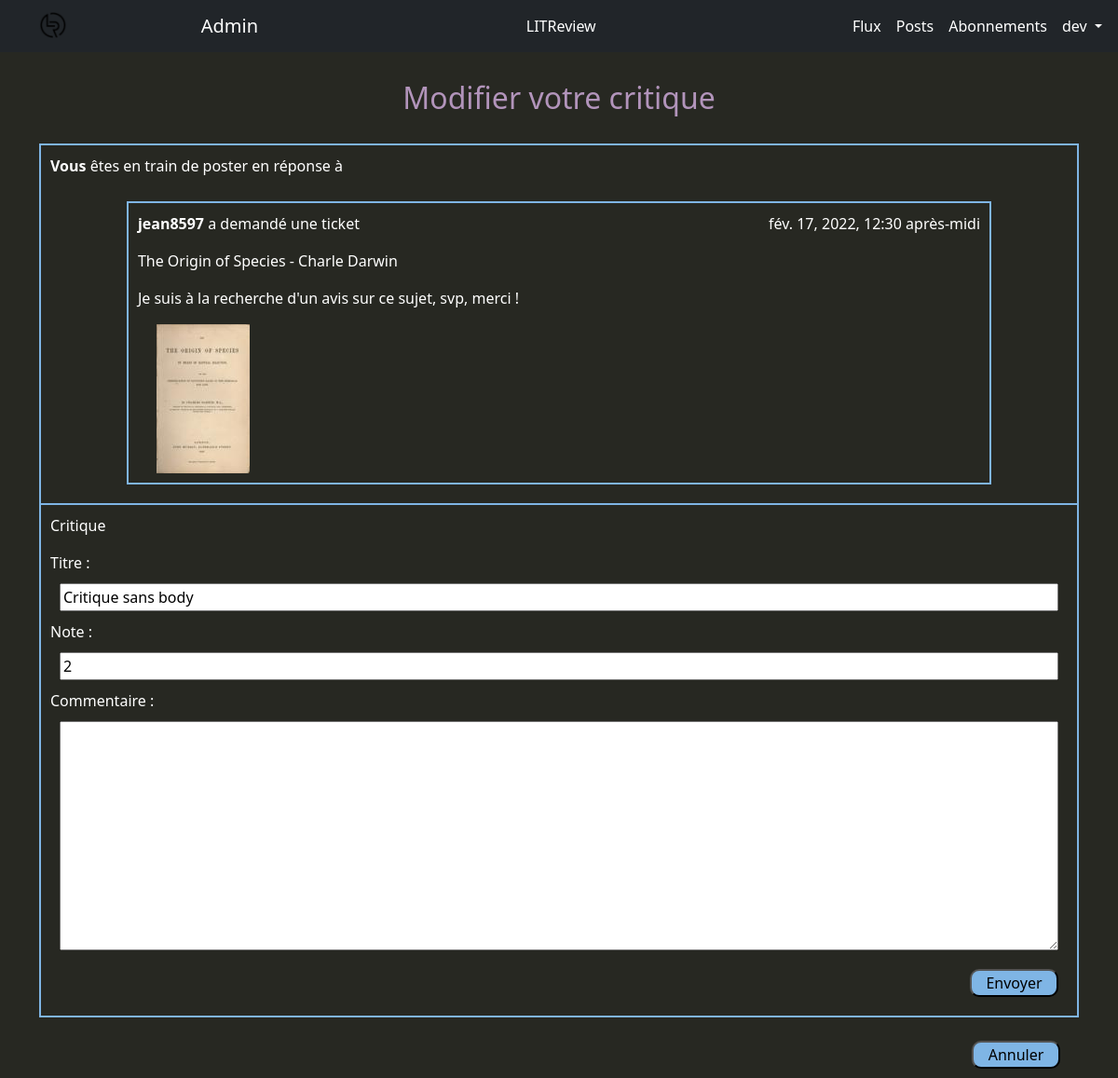
The app's page /flux/reviews/6 (signed in), older data.
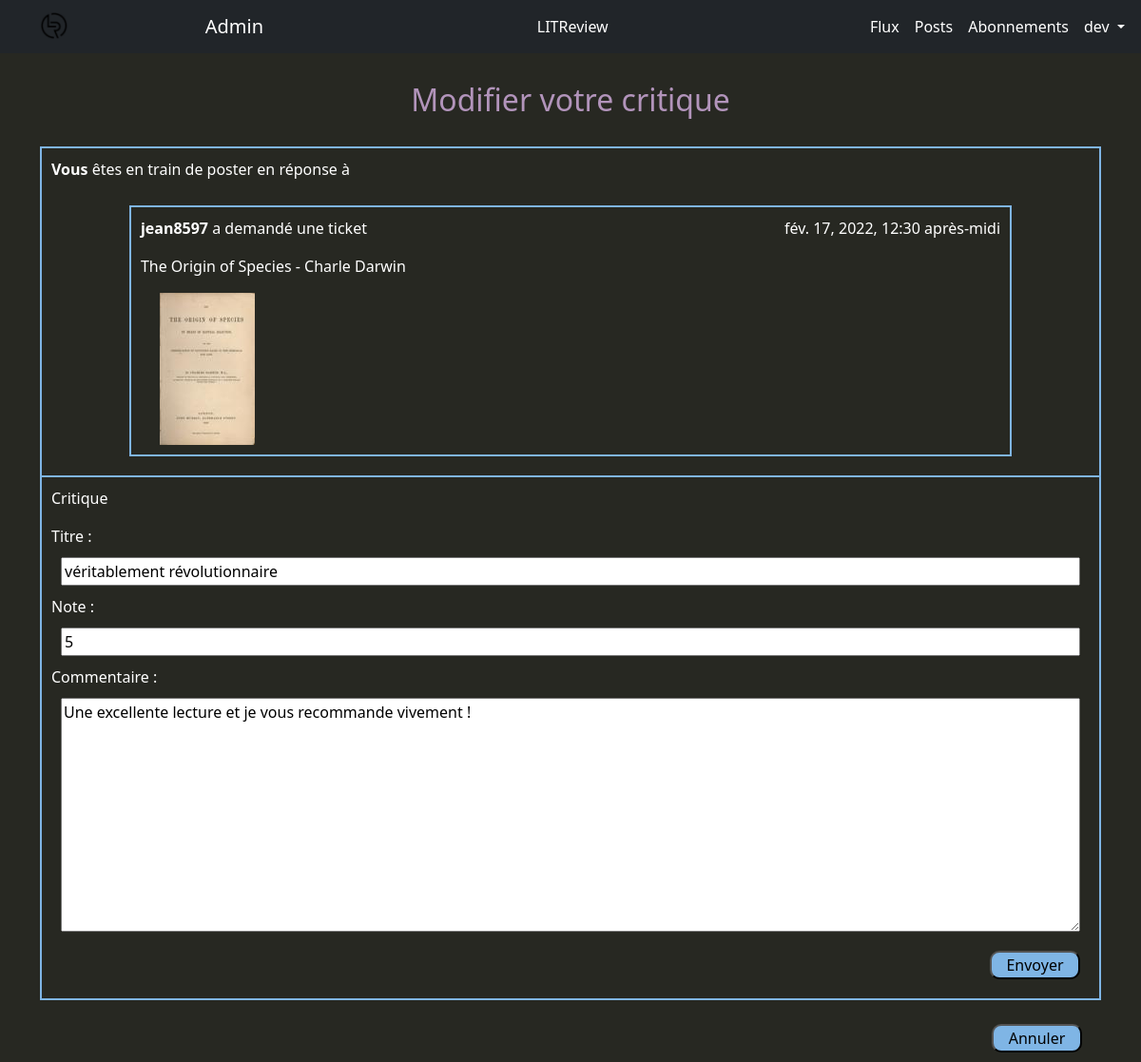
The same page, newer data.
### reviews/models.py (models this page shows, shortened)
class Ticket(models.Model):
    title = models.CharField(max_length=128)
    description = models.TextField(max_length=2_048, blank=True)
    user = models.ForeignKey(to=settings.AUTH_USER_MODEL,
                             on_delete=models.CASCADE)
    image = models.ImageField(null=True, blank=True, upload_to="ticket_images")
    time_created = models.DateTimeField(auto_now_add=True)
    IMAGE_MAX_SIZE = (120, 160)  # (largeur, hauteur)

class Review(models.Model):
    ticket = models.ForeignKey(to=Ticket, on_delete=models.CASCADE)
    rating = models.PositiveSmallIntegerField(validators=[MinValueValidator(0),
                                                          MaxValueValidator(5)]
                                              )
    user = models.ForeignKey(to=settings.AUTH_USER_MODEL,
                             on_delete=models.CASCADE)
    headline = models.CharField(max_length=128)
    body = models.TextField(max_length=8_192, blank=True)
    time_created = models.DateTimeField(auto_now_add=True)
    class Meta:
        unique_together = ("user", "ticket")

### reviews/views.py (the view)
# urls.py: path("reviews/<int:review_id>", review_edit, name="review-edit"),
@login_required
def review_edit(request, review_id):
    review = get_object_or_404(Review, id=review_id)
    form = ReviewForm(instance=review)
    ticket = Ticket.objects.get(id=review.ticket_id)
    if review.user == request.user:
        if request.method == "POST":
            form = ReviewForm(request.POST, request.FILES, instance=review)
            if form.is_valid():
                form.save()
                return redirect("posts-user")
    else:
        messages.error(request, MESSAGE_DENIED,
                       extra_tags=TAGS_DENIED)
        return redirect("flux-user")
    return render(request, "reviews/ticket_answer.html",
                  context={"form": form, "post": ticket, "option": "edit"})

### reviews/forms.py
class ReviewForm(forms.ModelForm):
    label_fields = ["Titre", "Note", "Commentaire"]
    class Meta:
        model = Review
        fields = ["headline", "rating", "body"]
    def __init__(self, *args, **kwargs):
        super().__init__(*args, **kwargs)
        fields_attribute(self.fields, self.label_fields)

### reviews/forms.py (called while the page is built)
def fields_attribute(fields, label_fields):
    for idx, field in enumerate(fields):
        fields[field].widget.attrs.update(
            {"class": "fields-margin"})
        fields[field].label = label_fields[idx]

### reviews/templates/reviews/ticket_answer.html (shortened to what this page needs)
{% extends "base.html" %}
{% block content %}
{% if not option %}
  <h2>Créer une critique</h2>
{% elif option == "edit" %}
  <h2>Modifier votre critique</h2>
{% endif %}
<div class="flexbox-center flex-column">
  <div class="separate-form">
    <p><strong>Vous</strong> êtes en train de poster en réponse à</p>
    <div class="flexbox-center">
      {% include "reviews/ticket_view_snippet.html" with option="ticket-answer" %}
    </div>
  </div>
  <div class="separate-form border-top-none">
    <p>Critique</p>
    <form class="flexbox-center flex-column no-margin" method="post" enctype="mutipart/form-data">
      {% for field in form %}
        {{ field.label_tag }}
        {{ field }}
      {% endfor %}
      <div class="flexbox-right">
        <input class="button-margin-right generic-buttonn margin-10" type="submit" value="Envoyer">
      </div>
    </form>
  </div>
</div>
<div class="flexbox-right">
  <a href="
  {% if option == 'edit' %}{% url 'posts-user' %}
  {% else %}{% url 'flux-user' %}
  {% endif %}">
    <input class="button-margin-right generic-buttonn button-back" type="submit" value="Annuler">
  </a>
</div>
{% endblock %}

### templates/base.html (shortened to what this page needs)
{% load static %}
<html {% if LANGUAGE_CODE %}lang="{{ LANGUAGE_CODE }}"{% endif %}>
  <head>
    <link rel="stylesheet" href="{% static 'css/bootstrap.min.css' %}">
    <link rel="stylesheet" href="{% static 'css/littreview.css' %}">
  </head>
  <body>
    <nav class="navbar sticky-top navbar-expand-lg navbar-dark bg-dark">
      <div class="container">
        <div class="bs-perso-navbar-brand-container">
          <a class="navbar-brand" href="{% url 'home-page' %}">
            <img src="../media/logo_litreview_no_text.png" alt="Logo de LITReview">
          </a>
          {% if user.is_superuser %}
            <a class="navbar-brand" href="/admin">
              Admin
            </a>
          {% endif %}
        </div>
        <div class="navbar-nav bs-perso-navbar-central">
          <a class="nav-item nav-link active" href="{% url 'home-page' %}">
            LITReview
          </a>
        </div>
        <div id="navbarRight" class="navbar-nav bs-perso-navbar-right">
          {% if user.is_authenticated %}
          <a class="nav-item nav-link active" href="{% url 'flux-user' %}">
            Flux
          </a>
          <a class="nav-item nav-link active" href="{% url 'posts-user' %}">
            Posts
          </a>
          <a class="nav-item nav-link active" href="{% url 'follow-user' %}">
            Abonnements
          </a>
          {% endif %}
          <div class="nav-item dropdown">
            {% if user.is_authenticated %}
              <a class="nav-link active dropdown-toggle" href="#" data-bs-toggle="dropdown">
                {{ user.username }}
              </a>
            {% endif %}
          </div>
        </div>
      </div>
    </nav>
    <div class="container">
      <div class="jumbotron">
        {% block content %}{% endblock %}
      </div>
    </div>
  </body>
</html>

### reviews/templates/reviews/ticket_view_snippet.html (shortened to what this page needs)
<div class="borderr flux-content-container hyphens-break-word
{% if option == 'ticket-answer' %} content-ticket-answer{% endif %}">
  <div class="flux-content-first-line">
    {% if option == "interlock" %}
      <p>Ticket -
        <strong>
          {% if post.user == request.user %}Vous
          {% else %}{{ post.user }}
          {% endif %}
        </strong>
      </p>
    {% else %}
      {% if post.user == request.user %}
        <p><strong>Vous</strong> avez publié un ticket</p>
      {% else %}
        <p><strong>{{ post.user }}</strong> a demandé une ticket</p>
      {% endif %}
      <p>{{ post.time_created }}</p>
    {% endif %}
  </div>
  <p>{{ post.title }}</p>
  {% if post.description %}
    {% if option != "interlock" %}
      <p>{{ post.description }}</p>
    {% endif %}
  {% endif %}
  {% if post.image %}
    <div class="margin-left-20">
      <img src="{{ post.image.url }}" alt="Image inexistante">
    </div>
  {% endif %}
</div>

### static/css/littreview.css (style rules this page uses)
body { background-color: #272822; color: white; }
h2 { color: #b294bb; text-align: center; margin: 30px 0px; }
a { text-decoration: none; color: #7fb5e5; text-align: center; }
.bs-perso-navbar-central { position: sticky; left: 46.4%; }
.bs-perso-navbar-brand-container { display: flex; justify-content: space-between; width: 22.5%; }
.bs-perso-navbar-right { max-width: 22.5%; }
.flexbox-center { display: flex; justify-content: center; }
.flex-column { flex-direction: column; }
.generic-buttonn { background-color: #7fb5e5; border-radius: 10px; min-width: 95px; width: auto; }
.flexbox-right { display: flex; justify-content: right; }
.fields-margin { margin: 10px; }
.button-margin-right { margin-right: 10px; }
.borderr { border: 2px solid #7fb5e5; }
.flux-content-container { width: 55%; min-width: 500px; padding: 10px; margin: 10px 0px; }
.flux-content-first-line { display: flex; justify-content: space-between; }
.separate-form { min-width: 500px; border: 2px solid #7fb5e5; border-collapse: collapse; padding: 10px; }
.border-top-none { border-top: none; margin-bottom: 15px; }
.content-ticket-answer { width: 85%; min-width: 476px; }
.no-margin { margin: 0px; }
.margin-10 { margin: 10px; }
.button-back { margin: 10px; margin-right: 20px; }
.margin-left-20 { margin-left: 20px; }
.hyphens-break-word { -webkit-hyphens: auto; -moz-hyphens: auto; -ms-hyphens: auto; hyphens: auto; overflow-wrap: break-word; }

Row changes from the older to the newer data that the page shows:
changed Ticket "The Origin of Species - Charle Darwin": description "Je suis à la recherche d'un avis sur ce sujet, svp, merci !" → (not shown)
changed Review: headline "Critique sans body" → "véritablement révolutionnaire"; rating "2" → "5"; body (not shown) → "Une excellente lecture et je vous recommande vivement !"
